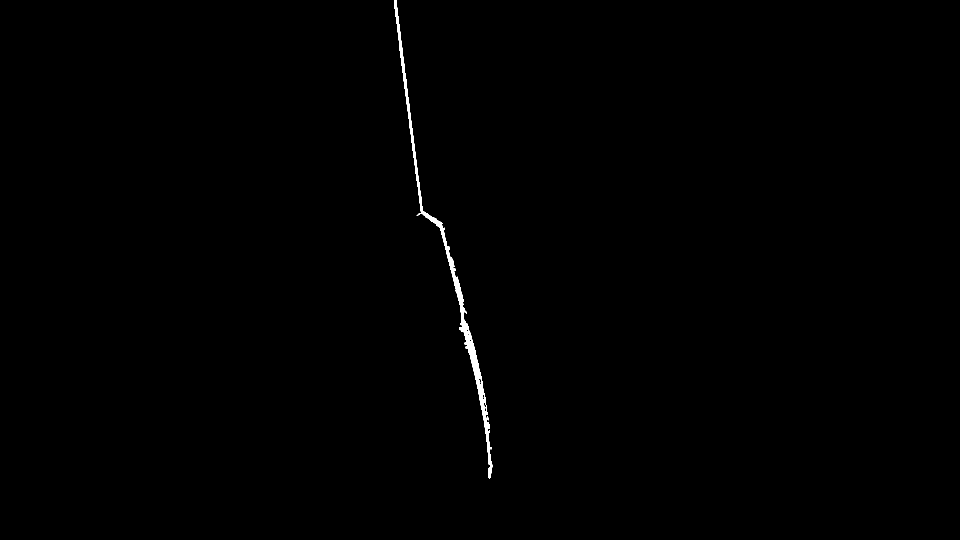
#> input picture data/real_train/data_scan_v3/train/masks/frame_000016.png, 1920 x 1080 px (shown at 1/2 size)
$ python -i make_bg.py   (imports and definitions only)
#> lines starting #> are read from the running program, lines starting #| are printed output that depends on the picture; after the words box and inside, x2 and y2 are one past the last pixel; in counts of white or black regions, pixels touching at a corner belong together
import glob, os, sys, numpy as np, cv2
from multiprocessing import Pool
R = os.path.expanduser("~/stripe_seg/data_scan_v3/train")
# [1 line not run here, left out]

def f(p):
    img = cv2.imread(p)
#> img is the input picture: shape (1080, 1920, 3); 0.34% white; 1 white region, box (x1, y1, x2, y2) and area: (788, 0, 985, 957) 7153
    m = cv2.imread(R + "/masks/" + os.path.basename(p).rsplit(".", 1)[0] + ".png", 0) > 0
    m = cv2.dilate(m.astype(np.uint8), np.ones((1, 61), np.uint8))
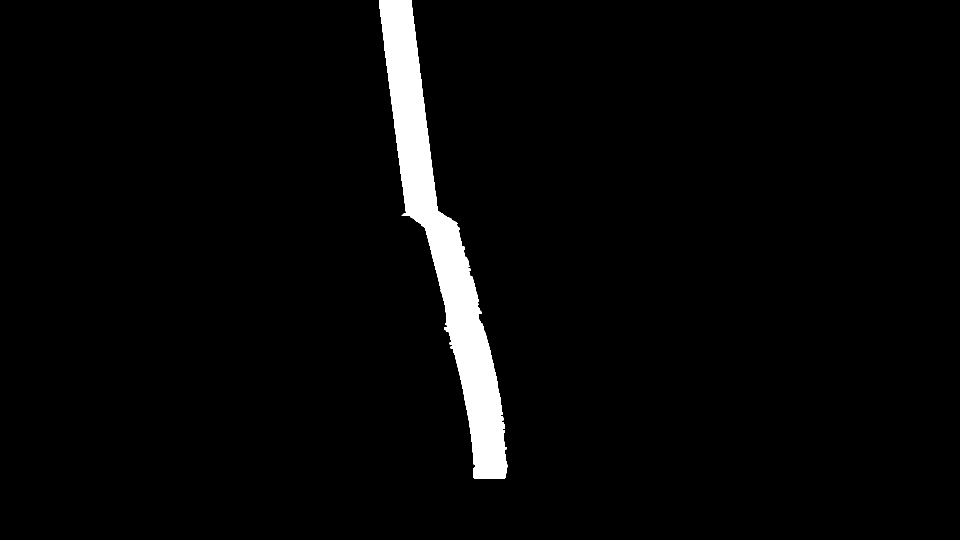
#> m: shape (1080, 1920) (shown at 1/2 size); values 0 (black) and 1 (white), 3.1% white; 1 white region, box (x1, y1, x2, y2) and area: (758, 0, 1015, 957) 64815
    m = cv2.dilate(m, np.ones((5, 5), np.uint8))
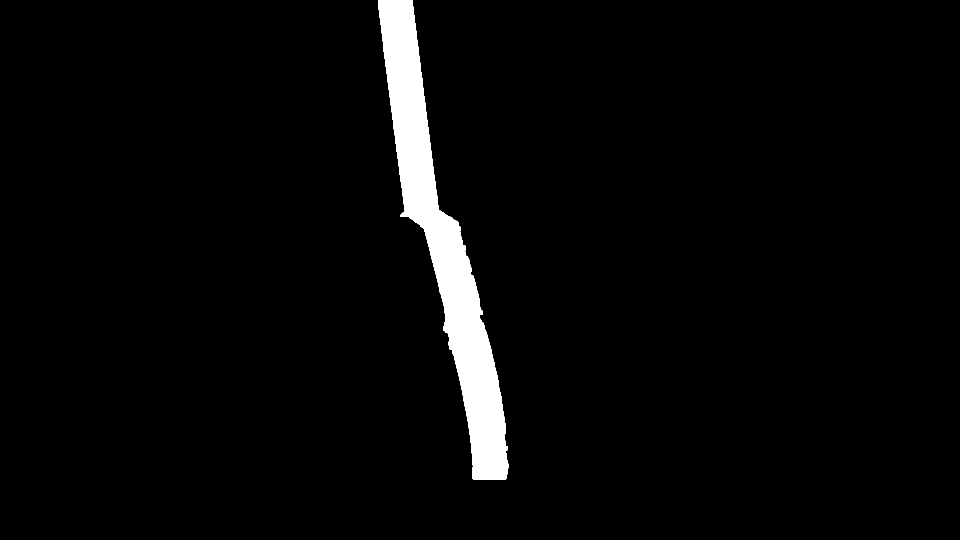
#> m: shape (1080, 1920) (shown at 1/2 size); values 0 (black) and 1 (white), 3.4% white; 1 white region, box (x1, y1, x2, y2) and area: (756, 0, 1017, 959) 69795
    sm = cv2.resize(img, None, fx=0.5, fy=0.5); mm = cv2.resize(m, None, fx=0.5, fy=0.5, interpolation=cv2.INTER_NEAREST)
#> after `sm = cv2.resize(img, None, fx=0.5, fy=0.5)`:
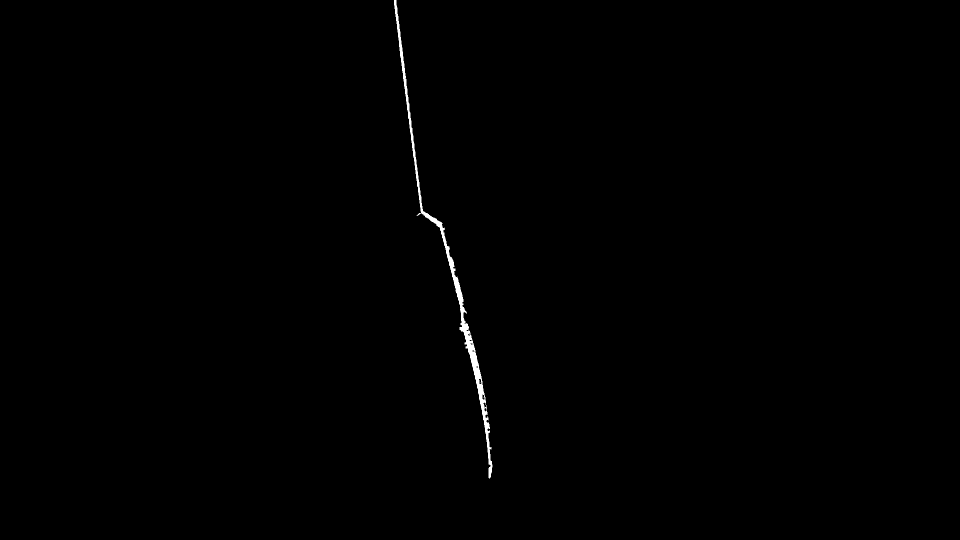
#> sm: shape (540, 960, 3); min 0, max 255, mean 0.9
#> after `mm = cv2.resize(m, None, fx=0.5, fy=0.5, interpolation=cv2.INTER_NEARE`:
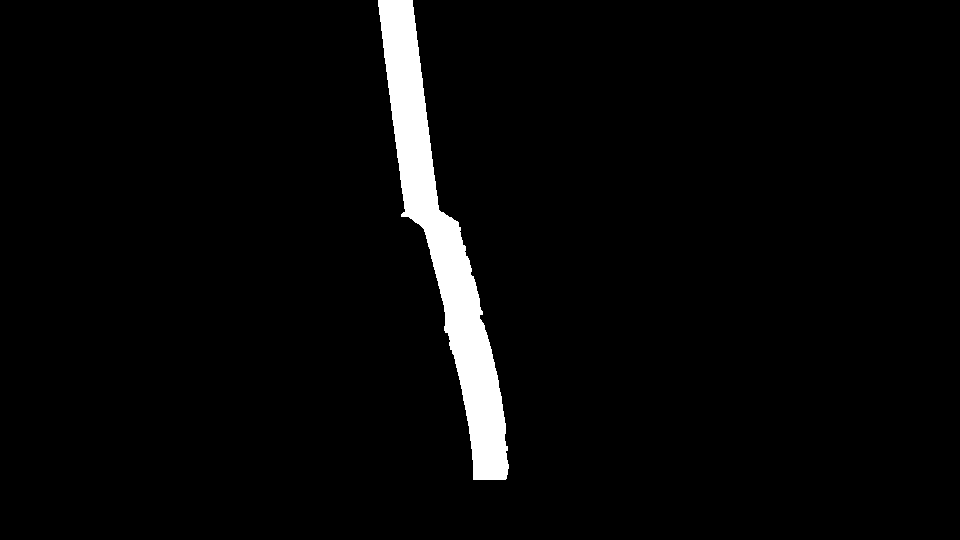
#> mm: shape (540, 960); values 0 (black) and 1 (white), 3.4% white; 1 white region, box (x1, y1, x2, y2) and area: (378, 0, 509, 480) 17526
    out = cv2.inpaint(sm, mm, 5, cv2.INPAINT_TELEA)
#> out: shape (540, 960, 3); every value is 0
    out = cv2.resize(out, (img.shape[1], img.shape[0]))
#> out: shape (1080, 1920, 3); every value is 0
    out = np.where(m[:, :, None] > 0, out, img)
    cv2.imwrite(OUT + "/" + os.path.basename(p), out, [cv2.IMWRITE_JPEG_QUALITY, 95])
    return 1

# [3 lines not run here, left out]

>>> result = f('../../data/real_train/data_scan_v3/train/masks/frame_000016.png')
